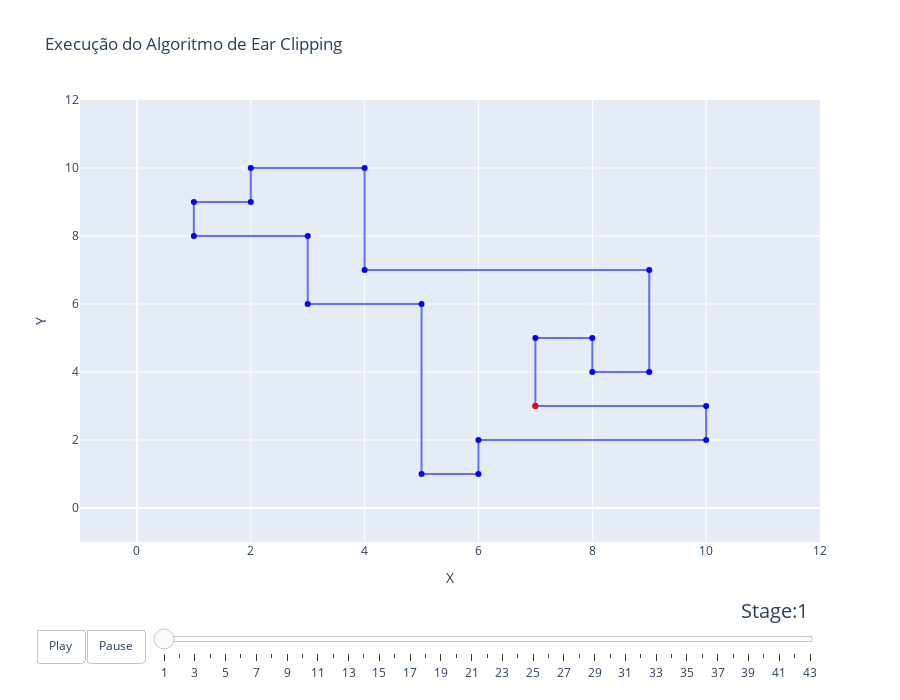

The code cell stored with this chart in its notebook:
### Code cell
v = list(map(lambda P: (P.x,P.y), triang_graph.vertices))
v.append(v[0])

x_v, y_v = zip(*v)
x_v, y_v = list(x_v), list(y_v)
xMin, yMin = min(x_v) - 2, min(y_v) - 2
xMax, yMax = max(x_v) + 2, max(y_v) + 2


# Criação da estrutura da figura
fig_dict = {
    "data": [],
    "layout": {},
    "frames": []
}

# Configuração do layout
fig_dict["layout"]["title"] = "Execução do Algoritmo de Ear Clipping"
fig_dict["layout"]["width"] = 900 
fig_dict["layout"]["height"] = 700
fig_dict["layout"]["xaxis"] = {"range": [xMin, xMax], "title": "X"}
fig_dict["layout"]["yaxis"] = {"range": [yMin, yMax], "title": "Y"}
fig_dict["layout"]["hovermode"] = "closest"
fig_dict["layout"]["updatemenus"] = [
    {
        "buttons": [
            {
                "args": [None, {"frame": {"duration": 500, "redraw": False},
                                "fromcurrent": True, "transition": {"duration": 300,
                                                                    "easing": "quadratic-in-out"}}],
                "label": "Play",
                "method": "animate"
            },
            {
                "args": [[None], {"frame": {"duration": 0, "redraw": False},
                                  "mode": "immediate",
                                  "transition": {"duration": 0}}],
                "label": "Pause",
                "method": "animate"
            }
        ],
        "direction": "left",
        "pad": {"r": 10, "t": 87},
        "showactive": False,
        "type": "buttons",
        "x": 0.1,
        "xanchor": "right",
        "y": 0,
        "yanchor": "top"
    }
]

sliders_dict = {
    "active": 0,
    "yanchor": "top",
    "xanchor": "left",
    "currentvalue": {
        "font": {"size": 20},
        "prefix": "Stage:",
        "visible": True,
        "xanchor": "right"
    },
    "transition": {"duration": 300, "easing": "cubic-in-out"},
    "pad": {"b": 10, "t": 50},
    "len": 0.9,
    "x": 0.1,
    "y": 0,
    "steps": []
}

# Configuração inicial do polígono
initial_polygon = polygon_stages[0]
x, y = zip(*initial_polygon)
colors = ['blue'] * (len(x) - 1) + ['red']  # Último ponto em vermelho
data_dict = {
    "x": x,
    "y": y,
    "mode": "lines+markers",
    "marker": {"color": colors, "opacity":list(np.full(len(polygon_stages[0]),1))},
    "name": "Polygon",
    "line": {"shape": "linear"}
}
fig_dict["data"].append(data_dict)

# Criação dos frames para cada estágio do polígono
for i, step  in enumerate(steps):
    frame = {"data": [], "name": str(step)}
    polygon = polygon_stages[i]
    x, y = zip(*polygon)
    
    colors = ['blue'] * (len(x) - 1) + ['red']  # Último ponto em vermelho
    
    #remov = list(map(lambda x: polygon_stages[i].index(x), removed_vertices[i]))
    #opacity = [1 if c not in remov else 0.1 for c in range(len(polygon_stages[i]))]
    remov = list(map(lambda x: check_indexes(polygon_stages[i],x), removed_vertices[i]))
    h = []
    for j in remov:
        for k in j:
            h.append(k)
    remov = h
    opacity = [1 if c not in remov else 0.1 for c in range(len(polygon_stages[i]))]
    
    data_dict = {
        "x": x,
        "y": y,
        "mode": "lines+markers",
        "marker": {"color": colors, "size": [10] * (len(x) - 1) + [15],
                   "opacity": opacity},
        "name": "Polygon",
        "line": {"shape": "linear"}
    }
    frame["data"].append(data_dict)
    fig_dict["frames"].append(frame)

    slider_step = {
        "args": [
            [step],
            {"frame": {"duration": 300, "redraw": False},
             "mode": "immediate",
             "transition": {"duration": 300}}
        ],
        "label": step,
        "method": "animate"
    }
    sliders_dict["steps"].append(slider_step)

fig_dict["layout"]["sliders"] = [sliders_dict]

fig = go.Figure(fig_dict)

fig.show()

### Figure 1 — Plotly figure (JSON) as saved in the notebook; plotly's stock layout.template omitted (floating-point values rounded to 4 significant figures)
{"data": [{"line": {"shape": "linear"}, "marker": {"color": ["blue", "blue", "blue", "blue", "blue", "blue", "blue", "blue", "blue", "blue", "blue", "blue", "blue", "blue", "blue", "blue", "blue", "blue", "blue", "blue", "red"], "opacity": [1, 1, 1, 1, 1, 1, 1, 1, 1, 1, 1, 1, 1, 1, 1, 1, 1, 1, 1, 1, 1]}, "mode": "lines+markers", "name": "Polygon", "type": "scatter", "x": [7, 7, 8, 8, 9, 9, 4, 4, 2, 2, 1, 1, 3, 3, 5, 5, 6, 6, 10, 10, 7], "y": [3, 5, 5, 4, 4, 7, 7, 10, 10, 9, 9, 8, 8, 6, 6, 1, 1, 2, 2, 3, 3]}], "layout": {"height": 700, "hovermode": "closest", "sliders": [{"active": 0, "currentvalue": {"font": {"size": 20}, "prefix": "Stage:", "visible": true, "xanchor": "right"}, "len": 0.9, "pad": {"b": 10, "t": 50}, "steps": [{"args": [["1"], {"frame": {"duration": 300, "redraw": false}, "mode": "immediate", "transition": {"duration": 300}}], "label": "1", "method": "animate"}, {"args": [["2"], {"frame": {"duration": 300, "redraw": false}, "mode": "immediate", "transition": {"duration": 300}}], "label": "2", "method": "animate"}, {"args": [["3"], {"frame": {"duration": 300, "redraw": false}, "mode": "immediate", "transition": {"duration": 300}}], "label": "3", "method": "animate"}, {"args": [["4"], {"frame": {"duration": 300, "redraw": false}, "mode": "immediate", "transition": {"duration": 300}}], "label": "4", "method": "animate"}, {"args": [["5"], {"frame": {"duration": 300, "redraw": false}, "mode": "immediate", "transition": {"duration": 300}}], "label": "5", "method": "animate"}, {"args": [["6"], {"frame": {"duration": 300, "redraw": false}, "mode": "immediate", "transition": {"duration": 300}}], "label": "6", "method": "animate"}, {"args": [["7"], {"frame": {"duration": 300, "redraw": false}, "mode": "immediate", "transition": {"duration": 300}}], "label": "7", "method": "animate"}, {"args": [["8"], {"frame": {"duration": 300, "redraw": false}, "mode": "immediate", "transition": {"duration": 300}}], "label": "8", "method": "animate"}, {"args": [["9"], {"frame": {"duration": 300, "redraw": false}, "mode": "immediate", "transition": {"duration": 300}}], "label": "9", "method": "animate"}, {"args": [["10"], {"frame": {"duration": 300, "redraw": false}, "mode": "immediate", "transition": {"duration": 300}}], "label": "10", "method": "animate"}, {"args": [["11"], {"frame": {"duration": 300, "redraw": false}, "mode": "immediate", "transition": {"duration": 300}}], "label": "11", "method": "animate"}, {"args": [["12"], {"frame": {"duration": 300, "redraw": false}, "mode": "immediate", "transition": {"duration": 300}}], "label": "12", "method": "animate"}, {"args": [["13"], {"frame": {"duration": 300, "redraw": false}, "mode": "immediate", "transition": {"duration": 300}}], "label": "13", "method": "animate"}, {"args": [["14"], {"frame": {"duration": 300, "redraw": false}, "mode": "immediate", "transition": {"duration": 300}}], "label": "14", "method": "animate"}, {"args": [["15"], {"frame": {"duration": 300, "redraw": false}, "mode": "immediate", "transition": {"duration": 300}}], "label": "15", "method": "animate"}, {"args": [["16"], {"frame": {"duration": 300, "redraw": false}, "mode": "immediate", "transition": {"duration": 300}}], "label": "16", "method": "animate"}, {"args": [["17"], {"frame": {"duration": 300, "redraw": false}, "mode": "immediate", "transition": {"duration": 300}}], "label": "17", "method": "animate"}, {"args": [["18"], {"frame": {"duration": 300, "redraw": false}, "mode": "immediate", "transition": {"duration": 300}}], "label": "18", "method": "animate"}, {"args": [["19"], {"frame": {"duration": 300, "redraw": false}, "mode": "immediate", "transition": {"duration": 300}}], "label": "19", "method": "animate"}, {"args": [["20"], {"frame": {"duration": 300, "redraw": false}, "mode": "immediate", "transition": {"duration": 300}}], "label": "20", "method": "animate"}, {"args": [["21"], {"frame": {"duration": 300, "redraw": false}, "mode": "immediate", "transition": {"duration": 300}}], "label": "21", "method": "animate"}, {"args": [["22"], {"frame": {"duration": 300, "redraw": false}, "mode": "immediate", "transition": {"duration": 300}}], "label": "22", "method": "animate"}, {"args": [["23"], {"frame": {"duration": 300, "redraw": false}, "mode": "immediate", "transition": {"duration": 300}}], "label": "23", "method": "animate"}, {"args": [["24"], {"frame": {"duration": 300, "redraw": false}, "mode": "immediate", "transition": {"duration": 300}}], "label": "24", "method": "animate"}, {"args": [["25"], {"frame": {"duration": 300, "redraw": false}, "mode": "immediate", "transition": {"duration": 300}}], "label": "25", "method": "animate"}, {"args": [["26"], {"frame": {"duration": 300, "redraw": false}, "mode": "immediate", "transition": {"duration": 300}}], "label": "26", "method": "animate"}, {"args": [["27"], {"frame": {"duration": 300, "redraw": false}, "mode": "immediate", "transition": {"duration": 300}}], "label": "27", "method": "animate"}, {"args": [["28"], {"frame": {"duration": 300, "redraw": false}, "mode": "immediate", "transition": {"duration": 300}}], "label": "28", "method": "animate"}, {"args": [["29"], {"frame": {"duration": 300, "redraw": false}, "mode": "immediate", "transition": {"duration": 300}}], "label": "29", "method": "animate"}, {"args": [["30"], {"frame": {"duration": 300, "redraw": false}, "mode": "immediate", "transition": {"duration": 300}}], "label": "30", "method": "animate"}, {"args": [["31"], {"frame": {"duration": 300, "redraw": false}, "mode": "immediate", "transition": {"duration": 300}}], "label": "31", "method": "animate"}, {"args": [["32"], {"frame": {"duration": 300, "redraw": false}, "mode": "immediate", "transition": {"duration": 300}}], "label": "32", "method": "animate"}, {"args": [["33"], {"frame": {"duration": 300, "redraw": false}, "mode": "immediate", "transition": {"duration": 300}}], "label": "33", "method": "animate"}, {"args": [["34"], {"frame": {"duration": 300, "redraw": false}, "mode": "immediate", "transition": {"duration": 300}}], "label": "34", "method": "animate"}, {"args": [["35"], {"frame": {"duration": 300, "redraw": false}, "mode": "immediate", "transition": {"duration": 300}}], "label": "35", "method": "animate"}, {"args": [["36"], {"frame": {"duration": 300, "redraw": false}, "mode": "immediate", "transition": {"duration": 300}}], "label": "36", "method": "animate"}, {"args": [["37"], {"frame": {"duration": 300, "redraw": false}, "mode": "immediate", "transition": {"duration": 300}}], "label": "37", "method": "animate"}, {"args": [["38"], {"frame": {"duration": 300, "redraw": false}, "mode": "immediate", "transition": {"duration": 300}}], "label": "38", "method": "animate"}, {"args": [["39"], {"frame": {"duration": 300, "redraw": false}, "mode": "immediate", "transition": {"duration": 300}}], "label": "39", "method": "animate"}, {"args": [["40"], {"frame": {"duration": 300, "redraw": false}, "mode": "immediate", "transition": {"duration": 300}}], "label": "40", "method": "animate"}, {"args": [["41"], {"frame": {"duration": 300, "redraw": false}, "mode": "immediate", "transition": {"duration": 300}}], "label": "41", "method": "animate"}, {"args": [["42"], {"frame": {"duration": 300, "redraw": false}, "mode": "immediate", "transition": {"duration": 300}}], "label": "42", "method": "animate"}, {"args": [["43"], {"frame": {"duration": 300, "redraw": false}, "mode": "immediate", "transition": {"duration": 300}}], "label": "43", "method": "animate"}], "transition": {"duration": 300, "easing": "cubic-in-out"}, "x": 0.1, "xanchor": "left", "y": 0, "yanchor": "top"}], "title": {"text": "Execução do Algoritmo de Ear Clipping"}, "updatemenus": [{"buttons": [{"args": [null, {"frame": {"duration": 500, "redraw": false}, "fromcurrent": true, "transition": {"duration": 300, "easing": "quadratic-in-out"}}], "label": "Play", "method": "animate"}, {"args": [[null], {"frame": {"duration": 0, "redraw": false}, "mode": "immediate", "transition": {"duration": 0}}], "label": "Pause", "method": "animate"}], "direction": "left", "pad": {"r": 10, "t": 87}, "showactive": false, "type": "buttons", "x": 0.1, "xanchor": "right", "y": 0, "yanchor": "top"}], "width": 900, "xaxis": {"range": [-1, 12], "title": {"text": "X"}}, "yaxis": {"range": [-1, 12], "title": {"text": "Y"}}}}
